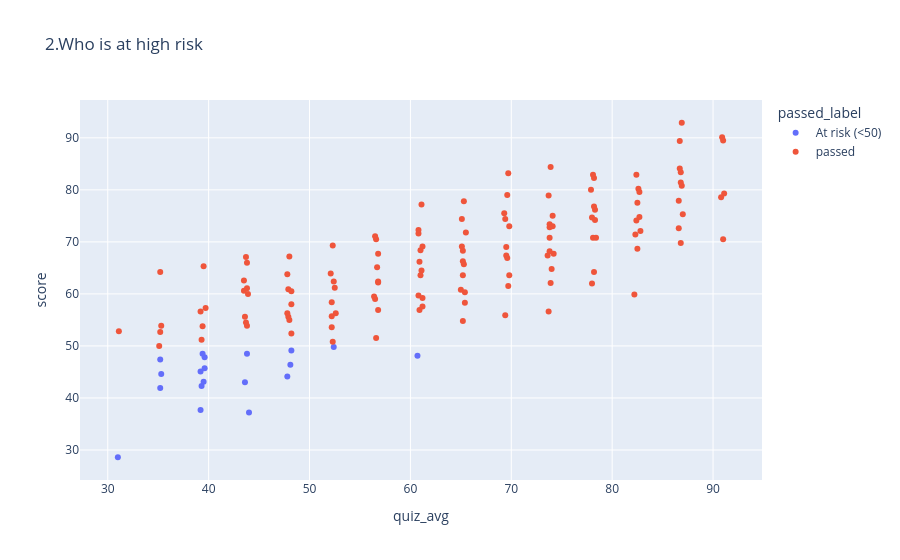

Source (notebook cell):
### Code cell
df["passed_label"] = df["passed"].map({1:"passed",0: "At risk (<50)"})
fig2 = px.scatter(df,x="quiz_avg",y= "score",color = "passed_label",hover_name ="name",title = "2.Who is at high risk")
fig2.show();

### Figure 1 — Plotly figure (JSON) as saved in the notebook; plotly's stock layout.template omitted (floating-point values rounded to 4 significant figures; data arrays with more than 128 entries replaced by an {"elided": "..."} marker saying what was removed)
{"data": [{"hovertemplate": "<b>%{hovertext}</b><br><br>passed_label=At risk (<50)<br>quiz_avg=%{x}<br>score=%{y}<extra></extra>", "hovertext": ["Aline Uwase", "Patrick Ingabire", "Josiane Uwimana", "Clarisse Ishimwe", "Bonaventure Mukamana", "Liliane Cyusa", "Janvier Karangwa", "Vestine Munyaneza", "Francoise Maniraguha", "Eric Uwizeyimana", "Grace Uwimana", "Claude Nyirahabimana", "Honorine Hakizimana", "Gilbert Ingabire", "Modeste Munyaneza", "Pascaline Hakizimana", "Protais Cyusa", "Alice Umuhoza", "Celestin Cyusa"], "legendgroup": "At risk (<50)", "marker": {"color": "#636efa", "symbol": "circle"}, "mode": "markers", "name": "At risk (<50)", "orientation": "v", "showlegend": true, "type": "scatter", "x": [31.0, 39.3, 39.6, 48.2, 60.7, 39.2, 43.6, 43.8, 52.4, 35.3, 47.8, 48.1, 35.2, 39.6, 44.0, 35.2, 39.4, 39.2, 39.5], "xaxis": "x", "y": [28.6, 42.3, 47.8, 49.1, 48.1, 45.1, 43.0, 48.5, 49.8, 44.6, 44.1, 46.4, 47.4, 45.7, 37.2, 41.9, 48.5, 37.7, 43.1], "yaxis": "y"}, {"hovertemplate": "<b>%{hovertext}</b><br><br>passed_label=passed<br>quiz_avg=%{x}<br>score=%{y}<extra></extra>", "hovertext": {"elided": "131 str values"}, "legendgroup": "passed", "marker": {"color": "#EF553B", "symbol": "circle"}, "mode": "markers", "name": "passed", "orientation": "v", "showlegend": true, "type": "scatter", "x": {"elided": "131 float values"}, "xaxis": "x", "y": {"elided": "131 float values"}, "yaxis": "y"}], "layout": {"legend": {"title": {"text": "passed_label"}, "tracegroupgap": 0}, "title": {"text": "2.Who is at high risk"}, "xaxis": {"anchor": "y", "domain": [0, 1], "title": {"text": "quiz_avg"}}, "yaxis": {"anchor": "x", "domain": [0, 1], "title": {"text": "score"}}}}
